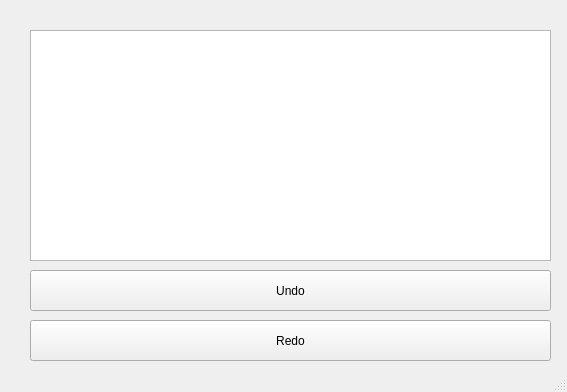
<?xml version="1.0" encoding="UTF-8"?>
<ui version="4.0">
 <class>MainWindow</class>
 <widget class="QMainWindow" name="MainWindow">
  <property name="enabled">
   <bool>true</bool>
  </property>
  <property name="geometry">
   <rect>
    <x>0</x>
    <y>0</y>
    <width>567</width>
    <height>392</height>
   </rect>
  </property>
  <property name="windowTitle">
   <string>Simple Text Editor</string>
  </property>
  <widget class="QWidget" name="centralwidget">
   <widget class="QWidget" name="gridLayoutWidget">
    <property name="geometry">
     <rect>
      <x>0</x>
      <y>0</y>
      <width>16</width>
      <height>401</height>
     </rect>
    </property>
    <layout class="QGridLayout" name="gridLayout"/>
   </widget>
   <widget class="QPlainTextEdit" name="textEdit">
    <property name="geometry">
     <rect>
      <x>30</x>
      <y>30</y>
      <width>521</width>
      <height>231</height>
     </rect>
    </property>
    <property name="undoRedoEnabled">
     <bool>false</bool>
    </property>
   </widget>
   <widget class="QPushButton" name="undo_but">
    <property name="geometry">
     <rect>
      <x>30</x>
      <y>270</y>
      <width>521</width>
      <height>41</height>
     </rect>
    </property>
    <property name="text">
     <string>Undo</string>
    </property>
   </widget>
   <widget class="QPushButton" name="redo_but">
    <property name="geometry">
     <rect>
      <x>30</x>
      <y>320</y>
      <width>521</width>
      <height>41</height>
     </rect>
    </property>
    <property name="text">
     <string>Redo</string>
    </property>
   </widget>
  </widget>
  <widget class="QStatusBar" name="statusbar"/>
 </widget>
 <resources/>
 <connections/>
</ui>
